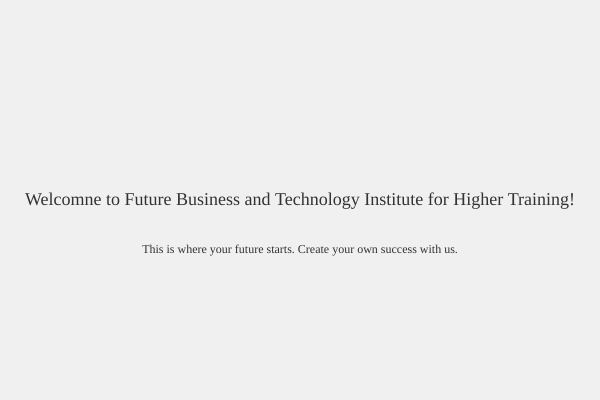
Frame 1 (no input)
Frame 60 (no input): identical to frame 1, image omitted
Frame 120 (the mouse pressed at the canvas centre since frame 60): identical to frame 1, image omitted

The p5.js sketch that drew this single still picture (run headless with seeded random() and noise() and a simulated clock; from frame 60 on, the mouse is pressed at the canvas centre):

// p5.js sketch
// ── sketch.js
function setup() {
  createCanvas(600, 400);
}

function draw() {
  background(240);
  
  // For loading fonts
  textFont('Times New Roman');
  fill(50);
  textSize(18);
  textAlign(CENTER, CENTER);
  
  // Drawing the text
  text("Welcomne to Future Business and Technology Institute for Higher Training!", width / 2, height /2);
  
  // Adding secondary text
  textSize(12);
  text("This is where your future starts. Create your own success with us.", width / 2, height /2 + 50);
}
